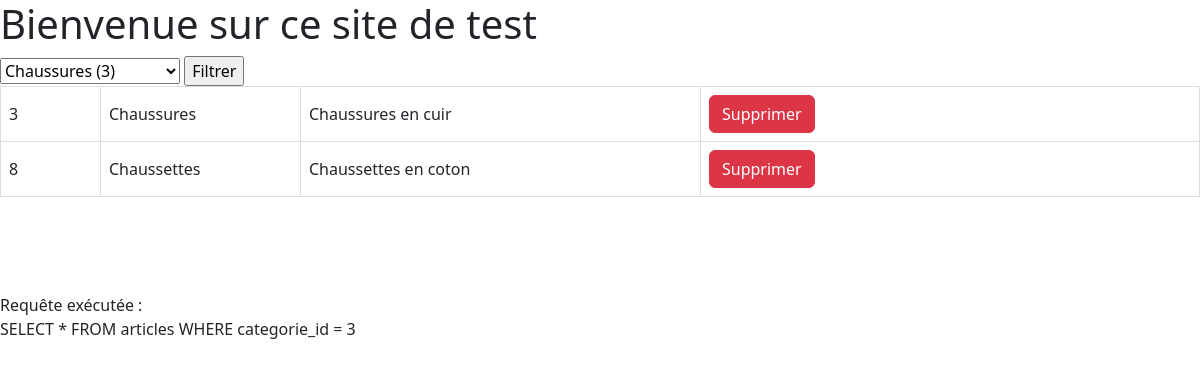
The app's page /articles.php?categorie=3 with its own data.
### tables this page shows
CREATE TABLE articles (
    id int(11) PRIMARY KEY NOT NULL AUTO_INCREMENT,
    categorie_id int(11) NOT NULL,
    nom VARCHAR(70) NOT NULL,
    description TEXT NOT NULL,
    prix DECIMAL(10,2) NOT NULL,
    image VARCHAR(255) NOT NULL
);

### articles.php (the view, shortened to what this page needs)
<?php
require_once('db.php');
?>
<!DOCTYPE html>
<html lang="fr">
<head>
    <link rel='stylesheet' href='https://cdn.jsdelivr.net/npm/bootstrap@5.3.2/dist/css/bootstrap.min.css' />
    <link rel='stylesheet' href='style.css' />
</head>
<body>
    <h1>Bienvenue sur ce site de test</h1>
    <form action="" method="GET">
        <select name="categorie" id="categorie">
            <?php
            $sql = "SELECT * FROM categories ORDER BY id ASC";
            $stmt = $db->prepare($sql);
            $stmt->execute();
            foreach ($stmt as $row) {
                echo '<option ' . (isset($_GET["categorie"]) ? ($_GET["categorie"] == $row['id'] ? 'selected' : '') : '') . ' value=' . $row['id'] . '>' . $row['nom'] . ' (' . $row['id'] . ')</option>';
            }
            ?>
        </select>
        <input type="submit" value="Filtrer">
    </form>
    <table>
        <?php
        if (isset($_GET['categorie'])) {
            $categorie = $_GET['categorie'];
            if ($categorie == 0) {
                $sql = 'SELECT * FROM articles';
            } else {
                $sql = 'SELECT * FROM articles WHERE categorie_id = ' . $categorie;
            }
        } else {
            $sql = 'SELECT * FROM articles';
        }
        $stmt = $db->prepare($sql);
        $stmt->execute();
        if ($stmt->rowCount() > 0) {
            foreach ($stmt as $row) {
                echo '<tr><td style="width: 100px;">' . $row['id'] . '</td><td style="width: 200px;">' . $row['nom'] . '</td><td style="width: 400px;">' . $row['description'] . '</td><td><a name="del"  class="btn btn-danger" href="delete.php?id=' . $row['id'] . '">Supprimer</td></tr>';
            }
        }
        ?>
    </table>
    <?php if (isset($stmt) && $stmt) {
        echo '<br><br><br><br>Requête exécutée : <br>';
        echo ($stmt->queryString);
    }
    ?>
</body>
</html>

### style.css (style rules this page uses)
table { border-collapse: collapse; width: 100%; }
td, th { border: 1px solid #ddd; padding: 8px; }

### records on screen
articles: id "3", nom "Chaussures", description "Chaussures en cuir"
articles: id "8", nom "Chaussettes", description "Chaussettes en coton"

### other values on screen
$stmt->queryString "SELECT * FROM articles WHERE categorie_id = 3"
form field categorie "Chaussures (3)"
